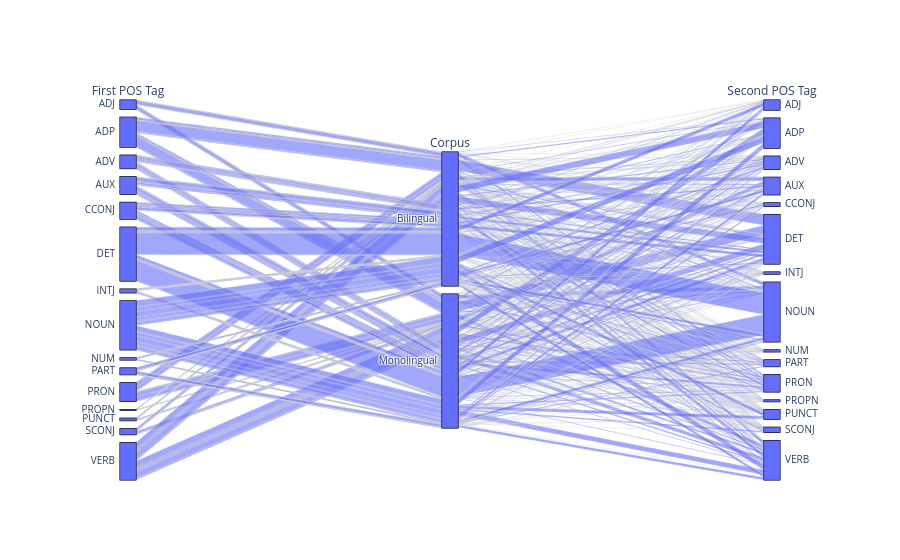

The code cell stored with this chart in its notebook:
### Code cell
fig = go.Figure(data = [go.Parcats(dimensions=[pos1_dim, corpus_dim, pos2_dim],
        counts=freqs['percent'],
        hoveron='color', hoverinfo='count+probability')])

fig.show()

### Figure 1 — Plotly figure (JSON) as saved in the notebook; plotly's stock layout.template omitted (floating-point values rounded to 4 significant figures; data arrays with more than 128 entries replaced by an {"elided": "..."} marker saying what was removed)
{"data": [{"counts": {"elided": "429 float values"}, "dimensions": [{"label": "First POS Tag", "values": {"elided": "429 str values"}}, {"label": "Corpus", "values": {"elided": "429 str values"}}, {"label": "Second POS Tag", "values": {"elided": "429 str values"}}], "hoverinfo": "count+probability", "hoveron": "color", "type": "parcats"}], "layout": {}}
